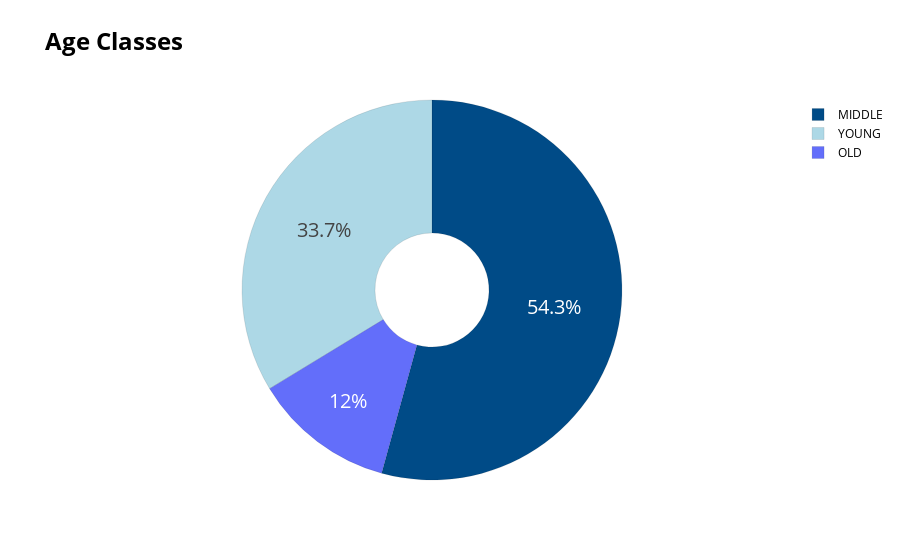

Source (notebook cell):
### Code cell
import plotly.express as px
from plotly.subplots import make_subplots
import plotly.graph_objects as go


colors = ['#004B87', 'LightBlue']
labels = ['MIDDLE', 'YOUNG', 'OLD']
values = data['Class'].value_counts() / data['Class'].shape[0]
total_normal = data[data['Class'] == False].shape[0]
total_fraudulent = data[data['Class'] == True].shape[0]

fig = go.Figure(data=[go.Pie(labels=labels,
                             values=values, hole=.3)])
fig.update_traces(hoverinfo='label+percent', textinfo='percent', textfont_size=20,
                  marker=dict(colors=colors, line=dict(color='black', width=0.1)))

fig.update_layout(
    title_text='<b>Age Classes</b>',
    title_font_color='black',
    title_font=dict(size=24),
    legend_title_font_color='black',
    paper_bgcolor='white',
    plot_bgcolor='white',
    font_color='black',
)

### Figure 1 — Plotly figure (JSON) as saved in the notebook; plotly's stock layout.template omitted (floating-point values rounded to 4 significant figures)
{"data": [{"hole": 0.3, "hoverinfo": "label+percent", "labels": ["MIDDLE", "YOUNG", "OLD"], "marker": {"colors": ["#004B87", "LightBlue"], "line": {"color": "black", "width": 0.1}}, "textfont": {"size": 20}, "textinfo": "percent", "type": "pie", "values": [0.5428, 0.3369, 0.1204]}], "layout": {"font": {"color": "black"}, "legend": {"title": {"font": {"color": "black"}}}, "paper_bgcolor": "white", "plot_bgcolor": "white", "title": {"font": {"color": "black", "size": 24}, "text": "<b>Age Classes</b>"}}}
